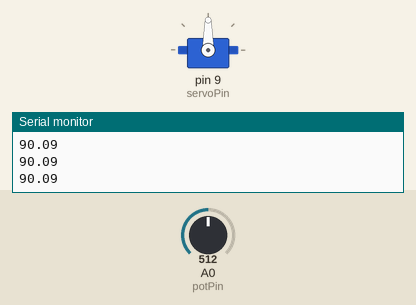
Recording of a sketch running on a simulated Arduino Uno, built with avr-gcc and run on an emulated ATmega328P. Parts: servo, the last lines printed to the serial monitor. The test bench sets the inputs (shaded band); at power-on: A0 (potPin) = 512.

Above: at 1.2 s.
1.3 s: A0 (potPin) set to 716
At 2.5 s:
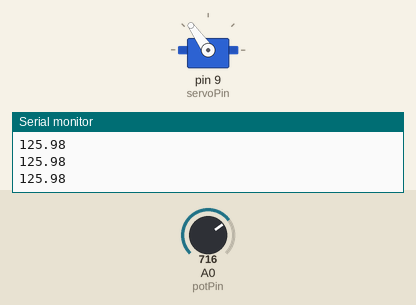
2.8 s: A0 (potPin) set to 900
At 4.0 s:
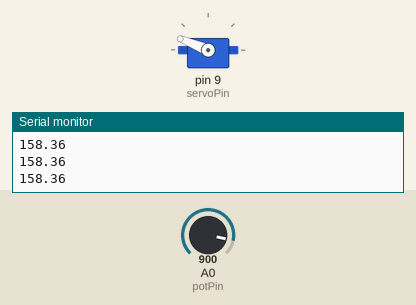
4.3 s: A0 (potPin) set to 1023
At 5.5 s:
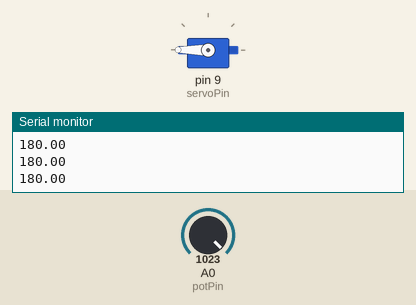
5.8 s: A0 (potPin) set to 306
At 7.0 s:
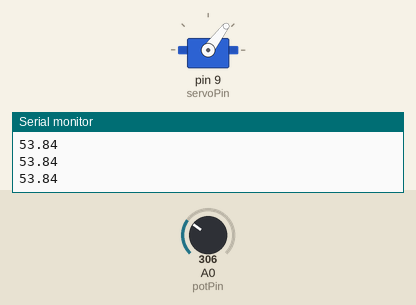
7.3 s: A0 (potPin) set to 122
At 8.5 s:
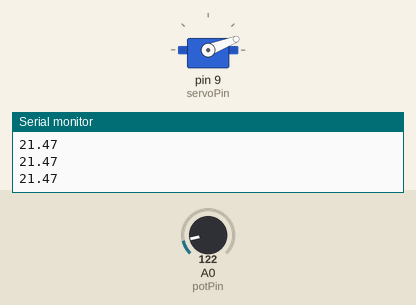
8.8 s: A0 (potPin) set to 0
At 10.0 s:
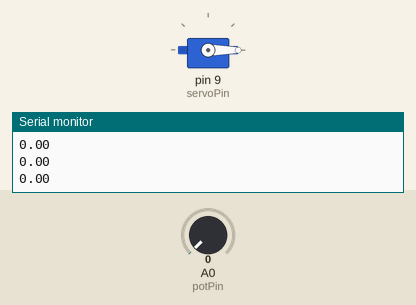
Timing chart, 0 to 11.3 s (numbered marks = the images above; inputs shaded):
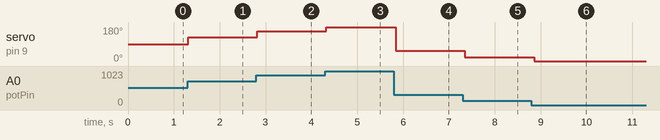

Measured:
- after the input at 1.3 s, servo on pin 9 (servoPin): 90° → 125° at once
- after the input at 2.8 s, servo on pin 9 (servoPin): 125° → 158° at once
- after the input at 4.3 s, servo on pin 9 (servoPin): 158° → 180° at once
- after the input at 5.8 s, servo on pin 9 (servoPin): 180° → 53° at once
- after the input at 7.3 s, servo on pin 9 (servoPin): 53° → 21° after 0.05 s
- after the input at 8.8 s, servo on pin 9 (servoPin): 21° → 0° after 0.06 s

The sketch:

servo.ino
```cpp
#include <Servo.h>

#define potPin A0	//
#define servoPin 9

// Declaring an instance of servo called servo9
Servo servo9;

// Declaring variables of type float (decimal)
float r, v, angle;

void setup()
{
  Serial.begin(9600);			// begin serial connection
  pinMode(servoPin, OUTPUT);	// set pin modes
  pinMode(potPin, INPUT);
  servo9.attach(servoPin);		// set pin that controls servo
}

void loop()
{
  r = analogRead(potPin);	// gives number from 0 - 1023
  							// for voltages 0 - 5V

  //v = r/1023*5;		// can use this code to measure voltage
  //Serial.println(v);

  angle = r/1023*180;		// calculates angle
  Serial.println(angle);

  servo9.write(angle);		// writes angle to servo
  delay(100);
}
```
